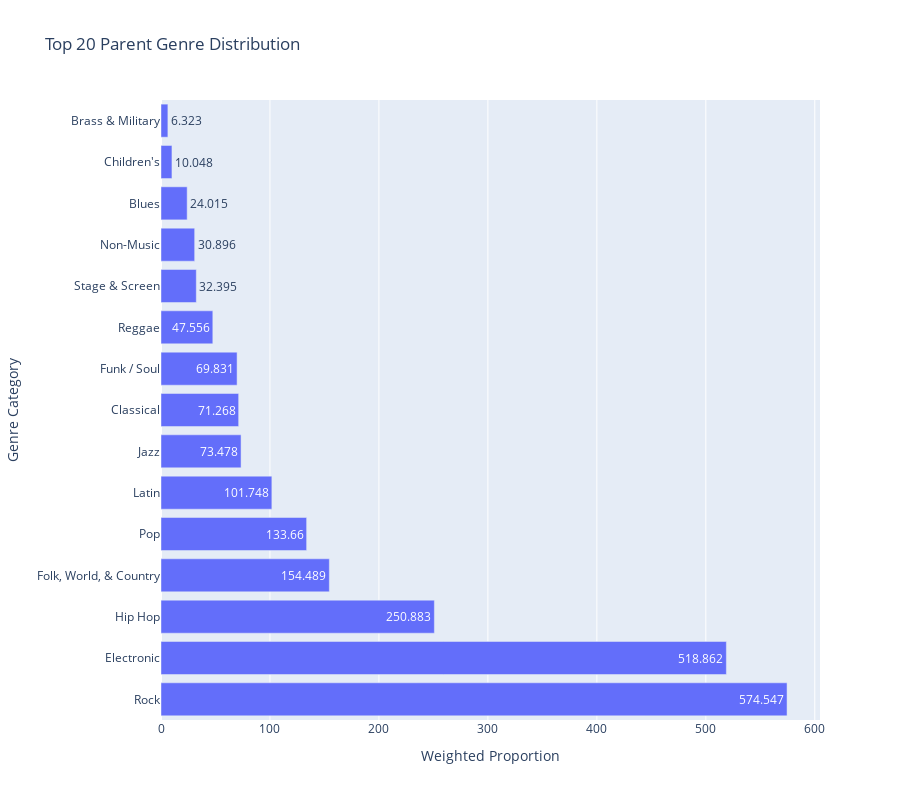

This figure's notebook cell:
### Markdown cell above
## Genre Analysis

Analyze the distribution of music genres in the collection.

### Code cell
# Process genre data
parent_data = []
for track in df.genres_processed:
    total = sum(g["probability"] for g in track)
    for genre in track:
        parent_data.append({
            "parent": genre["parent"],
            "weight": genre["probability"] / total
        })

parent_df = pd.DataFrame(parent_data)
top_parents = parent_df.groupby("parent")["weight"].sum().nlargest(20)

# Interactive plot
fig = go.Figure(go.Bar(
    x=top_parents.values,
    y=top_parents.index,
    orientation='h',
    text=top_parents.values.round(3),
    textposition='auto',
))

fig.update_layout(
    title="Top 20 Parent Genre Distribution",
    xaxis_title="Weighted Proportion",
    yaxis_title="Genre Category",
    height=800
)

fig.show()

### Figure 1 — Plotly figure (JSON) as saved in the notebook; plotly's stock layout.template omitted (floating-point values rounded to 4 significant figures)
{"data": [{"orientation": "h", "text": [574.5, 518.9, 250.9, 154.5, 133.7, 101.7, 73.48, 71.27, 69.83, 47.56, 32.4, 30.9, 24.02, 10.05, 6.323], "textposition": "auto", "type": "bar", "x": [574.5, 518.9, 250.9, 154.5, 133.7, 101.7, 73.48, 71.27, 69.83, 47.56, 32.39, 30.9, 24.02, 10.05, 6.323], "y": ["Rock", "Electronic", "Hip Hop", "Folk, World, & Country", "Pop", "Latin", "Jazz", "Classical", "Funk / Soul", "Reggae", "Stage & Screen", "Non-Music", "Blues", "Children's", "Brass & Military"]}], "layout": {"height": 800, "title": {"text": "Top 20 Parent Genre Distribution"}, "xaxis": {"title": {"text": "Weighted Proportion"}}, "yaxis": {"title": {"text": "Genre Category"}}}}
